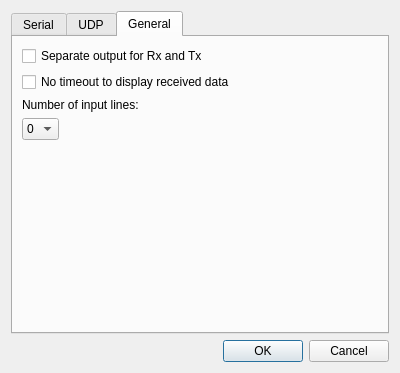
<?xml version="1.0" encoding="UTF-8"?>
<ui version="4.0">
 <class>SettingsDialog</class>
 <widget class="QDialog" name="SettingsDialog">
  <property name="geometry">
   <rect>
    <x>0</x>
    <y>0</y>
    <width>400</width>
    <height>373</height>
   </rect>
  </property>
  <property name="windowTitle">
   <string>Settings</string>
  </property>
  <layout class="QVBoxLayout" name="verticalLayout">
   <item>
    <widget class="QTabWidget" name="tabWidget">
     <property name="currentIndex">
      <number>2</number>
     </property>
     <widget class="QWidget" name="tabSerial">
      <attribute name="title">
       <string>Serial</string>
      </attribute>
      <layout class="QFormLayout" name="formLayout">
       <property name="fieldGrowthPolicy">
        <enum>QFormLayout::AllNonFixedFieldsGrow</enum>
       </property>
       <item row="0" column="0">
        <widget class="QLabel" name="lblPort">
         <property name="text">
          <string>Port:</string>
         </property>
        </widget>
       </item>
       <item row="0" column="1">
        <widget class="QComboBox" name="cmbboxPort"/>
       </item>
       <item row="2" column="0">
        <widget class="QLabel" name="lblBaudrate">
         <property name="text">
          <string>Baudrate:</string>
         </property>
        </widget>
       </item>
       <item row="2" column="1">
        <widget class="QComboBox" name="cmbboxBaudrate"/>
       </item>
       <item row="3" column="0">
        <widget class="QLabel" name="lblParity">
         <property name="text">
          <string>Parity:</string>
         </property>
        </widget>
       </item>
       <item row="3" column="1">
        <widget class="QComboBox" name="cmbboxParity"/>
       </item>
      </layout>
     </widget>
     <widget class="QWidget" name="tabUdp">
      <attribute name="title">
       <string>UDP</string>
      </attribute>
      <layout class="QFormLayout" name="formLayout_3">
       <property name="fieldGrowthPolicy">
        <enum>QFormLayout::AllNonFixedFieldsGrow</enum>
       </property>
       <item row="0" column="0">
        <widget class="QLabel" name="lblDstAddr">
         <property name="text">
          <string>Remote IP Address:</string>
         </property>
        </widget>
       </item>
       <item row="0" column="1">
        <widget class="QLineEdit" name="edtDstAddr"/>
       </item>
       <item row="1" column="0">
        <widget class="QLabel" name="lblDstPort">
         <property name="text">
          <string>Remote Port:</string>
         </property>
        </widget>
       </item>
       <item row="1" column="1">
        <widget class="QLineEdit" name="edtDstPort"/>
       </item>
       <item row="2" column="0">
        <widget class="QLabel" name="lblSrcPort">
         <property name="text">
          <string>Local Port:</string>
         </property>
        </widget>
       </item>
       <item row="2" column="1">
        <widget class="QLineEdit" name="edtSrcPort"/>
       </item>
      </layout>
     </widget>
     <widget class="QWidget" name="tabGeneral">
      <attribute name="title">
       <string>General</string>
      </attribute>
      <layout class="QFormLayout" name="formLayout_2">
       <property name="fieldGrowthPolicy">
        <enum>QFormLayout::AllNonFixedFieldsGrow</enum>
       </property>
       <item row="2" column="0">
        <widget class="QCheckBox" name="chkboxOutRxTx">
         <property name="text">
          <string>Separate output for Rx and Tx</string>
         </property>
        </widget>
       </item>
       <item row="4" column="0">
        <widget class="QLabel" name="lblNrInput">
         <property name="text">
          <string>Number of input lines:</string>
         </property>
        </widget>
       </item>
       <item row="5" column="0">
        <widget class="QComboBox" name="cmbboxNrInput">
         <item>
          <property name="text">
           <string>0</string>
          </property>
         </item>
         <item>
          <property name="text">
           <string>1</string>
          </property>
         </item>
         <item>
          <property name="text">
           <string>2</string>
          </property>
         </item>
         <item>
          <property name="text">
           <string>3</string>
          </property>
         </item>
         <item>
          <property name="text">
           <string>4</string>
          </property>
         </item>
         <item>
          <property name="text">
           <string>5</string>
          </property>
         </item>
        </widget>
       </item>
       <item row="3" column="0">
        <widget class="QCheckBox" name="chkboxRxDispTout">
         <property name="text">
          <string>No timeout to display received data</string>
         </property>
        </widget>
       </item>
      </layout>
     </widget>
    </widget>
   </item>
   <item>
    <widget class="QDialogButtonBox" name="buttonBox">
     <property name="orientation">
      <enum>Qt::Horizontal</enum>
     </property>
     <property name="standardButtons">
      <set>QDialogButtonBox::Cancel|QDialogButtonBox::Ok</set>
     </property>
    </widget>
   </item>
  </layout>
 </widget>
 <resources/>
 <connections>
  <connection>
   <sender>buttonBox</sender>
   <signal>accepted()</signal>
   <receiver>SettingsDialog</receiver>
   <slot>accept()</slot>
   <hints>
    <hint type="sourcelabel">
     <x>257</x>
     <y>363</y>
    </hint>
    <hint type="destinationlabel">
     <x>157</x>
     <y>274</y>
    </hint>
   </hints>
  </connection>
  <connection>
   <sender>buttonBox</sender>
   <signal>rejected()</signal>
   <receiver>SettingsDialog</receiver>
   <slot>reject()</slot>
   <hints>
    <hint type="sourcelabel">
     <x>325</x>
     <y>363</y>
    </hint>
    <hint type="destinationlabel">
     <x>286</x>
     <y>274</y>
    </hint>
   </hints>
  </connection>
 </connections>
</ui>
